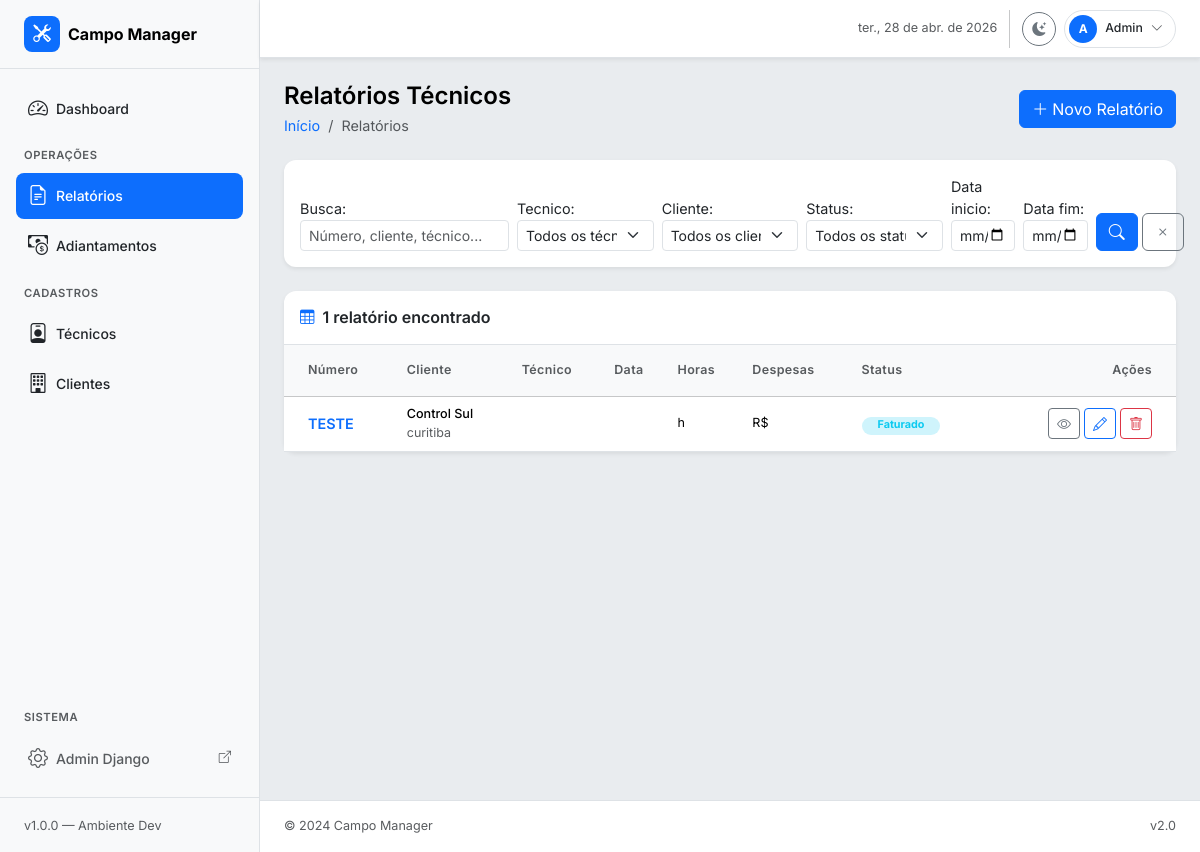
Before: /relatorios/ with the older database file.
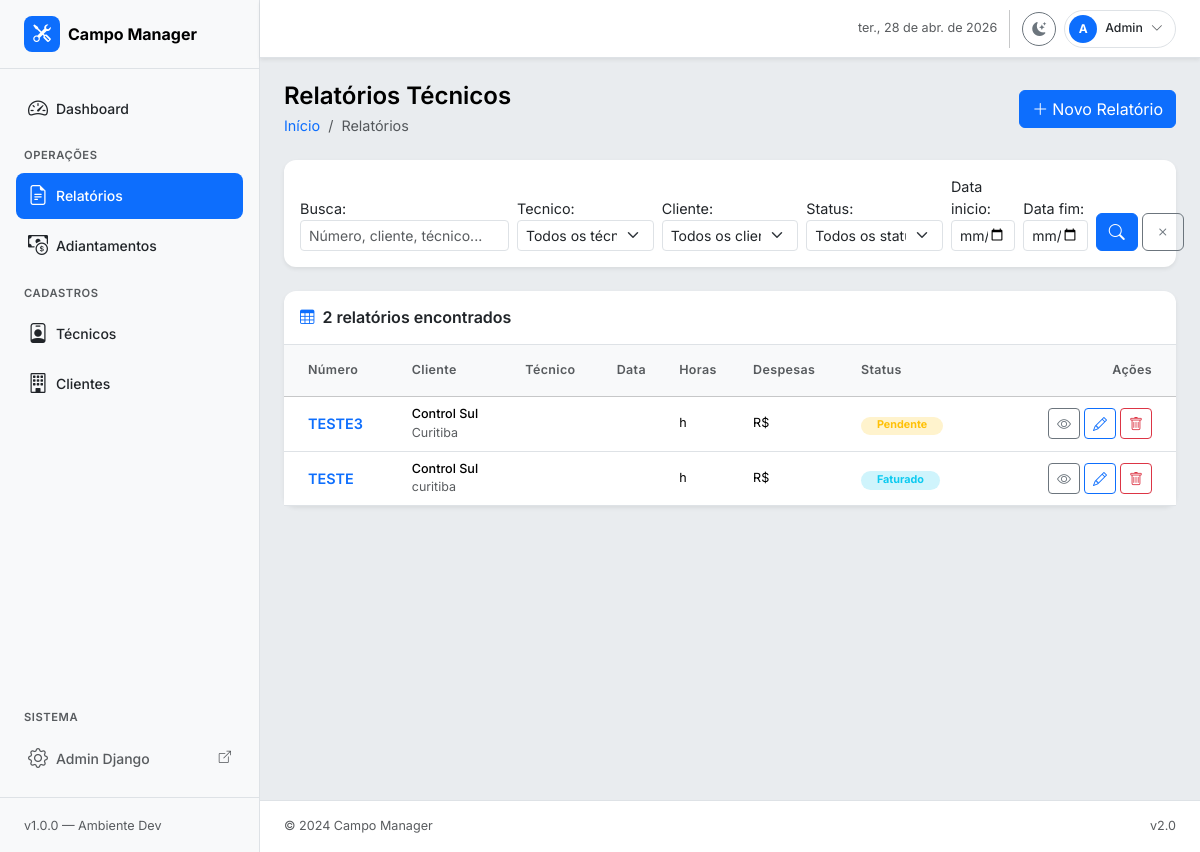
After: the same page with the newer database file.
### relatorios/models.py (models this page shows, shortened)
class RelatorioTecnico(models.Model):
    numero = models.CharField("Número", max_length=30, unique=True)
    status = models.CharField(
        "Status",
        max_length=20,
        choices=StatusRelatorio.choices,
        default=StatusRelatorio.RASCUNHO,
    )
    cliente = models.ForeignKey(
        Cliente,
        on_delete=models.PROTECT,
        related_name="relatorios",
        verbose_name="Cliente",
    )
    tecnico_responsavel = models.ForeignKey(
        Tecnico,
        on_delete=models.PROTECT,
        related_name="relatorios_responsavel",
        verbose_name="Técnico responsável",
    )
    tecnicos_adicionais = models.ManyToManyField(
        Tecnico,
        through="RelatorioTecnicoEquipe",
        related_name="relatorios_equipe",
        blank=True,
        verbose_name="Equipe adicional",
    )
    cidade_atendimento = models.CharField("Cidade de atendimento", max_length=100)
    uf_atendimento = models.CharField(
        "UF",
        max_length=2,
        choices=UF.choices,
        default=UF.PR,
    )
    tipo_localidade = models.CharField(
        "Tipo de localidade",
        max_length=10,
        choices=TipoLocalidade.choices,
        default=TipoLocalidade.INTERIOR,
    )
    data_inicio = models.DateField("Data início")
    data_fim = models.DateField("Data fim")
    motivo = models.TextField("Motivo / Descrição do serviço")
    centro_custo = models.CharField(
        "Centro de custo / Classificação",
        max_length=100,
        blank=True,
        help_text="Aplicado a todos os itens deste relatório.",
    )
    valor_adiantamento = models.DecimalField(
        "Adiantamento recebido (R$)",
        max_digits=10,
        decimal_places=2,
        default=Decimal("0.00"),
        validators=[MinValueValidator(Decimal("0.00"))],
    )
    observacoes = models.TextField("Observações gerais", blank=True)
    criado_em = models.DateTimeField(auto_now_add=True)
    atualizado_em = models.DateTimeField(auto_now=True)
    class Meta:
        verbose_name = "Relatório Técnico"
        verbose_name_plural = "Relatórios Técnicos"
        ordering = ["-data_inicio", "-criado_em"]

class Cliente(models.Model):
    nome = models.CharField("Nome / Razão Social", max_length=200)
    cnpj_cpf = models.CharField(
        "CNPJ / CPF",
        max_length=20,
        blank=True,
        null=True,
        unique=True,
    )
    cidade = models.CharField("Cidade", max_length=100)
    uf = models.CharField("UF", max_length=2, choices=UF.choices, default=UF.PR)
    contato = models.CharField("Contato", max_length=100, blank=True)
    telefone = models.CharField("Telefone", max_length=20, blank=True)
    email = models.EmailField("E-mail", blank=True)
    ativo = models.BooleanField("Ativo", default=True)
    criado_em = models.DateTimeField(auto_now_add=True)
    class Meta:
        verbose_name = "Cliente"
        verbose_name_plural = "Clientes"
        ordering = ["nome"]
    def __str__(self):
        return self.nome

### relatorios/views.py (the view, shortened to what this page needs)
# urls.py: path("relatorios/", views.RelatorioListView.as_view(), name="relatorio_list"),
class RelatorioListView(ListView):
    model = RelatorioTecnico
    template_name = "relatorios/relatorio_list.html"
    context_object_name = "relatorios"
    paginate_by = 15
    def get_queryset(self):
        qs = RelatorioTecnico.objects.select_related("cliente", "tecnico_responsavel")
        form = RelatorioFiltroForm(self.request.GET)
        if form.is_valid():
            cd = form.cleaned_data
            if cd.get("tecnico"):
                qs = qs.filter(tecnico_responsavel=cd["tecnico"])
            if cd.get("cliente"):
                qs = qs.filter(cliente=cd["cliente"])
            if cd.get("status"):
                qs = qs.filter(status=cd["status"])
            if cd.get("data_inicio"):
                qs = qs.filter(data_inicio__gte=cd["data_inicio"])
            if cd.get("data_fim"):
                qs = qs.filter(data_fim__lte=cd["data_fim"])
        return qs
    def get_context_data(self, **kwargs):
        ctx = super().get_context_data(**kwargs)
        ctx["form_filtro"] = RelatorioFiltroForm(self.request.GET)
        ctx["titulo_pagina"] = "Relatórios Técnicos"
        ctx["total"] = self.get_queryset().count()
        return ctx

### relatorios/models.py (called while the page is built)
    def __str__(self):
        return self.nome

### templates/relatorios/relatorio_list.html (shortened to what the changed rows need)
{% extends "base.html" %}
{% block content %}
<div class="card border-0 shadow-sm">
  <div class="card-header bg-transparent border-bottom py-3 d-flex align-items-center justify-content-between">
    <div class="d-flex align-items-center gap-2">
      <i class="bi bi-table text-primary"></i>
      <h6 class="mb-0 fw-semibold">
        {{ total }} relatório{{ total|pluralize }} encontrado{{ total|pluralize }}
      </h6>
    </div>
  </div>
  <div class="card-body p-0">
    {% if relatorios %}
    <div class="table-responsive">
      <table class="table table-hover align-middle mb-0">
        <thead class="table-light">
          <tr>
            <th class="ps-4 py-3 fw-semibold text-muted small">Número</th>
            <th class="py-3 fw-semibold text-muted small">Cliente</th>
            <th class="py-3 fw-semibold text-muted small">Técnico</th>
            <th class="py-3 fw-semibold text-muted small">Data</th>
            <th class="py-3 fw-semibold text-muted small">Horas</th>
            <th class="py-3 fw-semibold text-muted small">Despesas</th>
            <th class="py-3 fw-semibold text-muted small">Status</th>
            <th class="py-3 fw-semibold text-muted small text-end pe-4">Ações</th>
          </tr>
        </thead>
        <tbody>
          {% for r in relatorios %}
          <tr>
            <td class="ps-4">
              <a href="{% url 'relatorios:relatorio_detail' r.pk %}"
                 class="fw-semibold text-primary text-decoration-none">
                {{ r.numero }}
              </a>
            </td>
            <td>
              <div class="small fw-medium">{{ r.cliente.nome }}</div>
              <div class="text-muted" style="font-size:.78rem;">{{ r.cidade_atendimento }}</div>
            </td>
            <td class="small">{{ r.tecnico.nome }}</td>
            <td class="small text-muted">{{ r.data_atendimento|date:"d/m/Y" }}</td>
            <td class="small">{{ r.horas_trabalhadas }}h</td>
            <td class="small">R$ {{ r.valor_despesas }}</td>
            <td>
              {% if r.status == 'pendente' %}
                <span class="badge bg-warning-subtle text-warning rounded-pill px-3">Pendente</span>
              {% elif r.status == 'fechado' %}
                <span class="badge bg-success-subtle text-success rounded-pill px-3">Fechado</span>
              {% else %}
                <span class="badge bg-info-subtle text-info rounded-pill px-3">Faturado</span>
              {% endif %}
            </td>
            <td class="text-end pe-4">
              <div class="d-flex gap-1 justify-content-end">
                <a href="{% url 'relatorios:relatorio_detail' r.pk %}"
                   class="btn btn-sm btn-outline-secondary" title="Ver">
                  <i class="bi bi-eye"></i>
                </a>
                <a href="{% url 'relatorios:relatorio_update' r.pk %}"
                   class="btn btn-sm btn-outline-primary" title="Editar">
                  <i class="bi bi-pencil"></i>
                </a>
                <a href="{% url 'relatorios:relatorio_delete' r.pk %}"
                   class="btn btn-sm btn-outline-danger" title="Excluir">
                  <i class="bi bi-trash"></i>
                </a>
              </div>
            </td>
          </tr>
          {% endfor %}
        </tbody>
      </table>
    </div>
    {% endif %}
  </div>
</div>
{% endblock %}

Changed rows visible on the page:
added RelatorioTecnico: numero "TESTE3", cliente.nome "Control Sul", cidade_atendimento "Curitiba", status "Pendente"
Other visible differences:
{{ total }}: "1" → "2"
